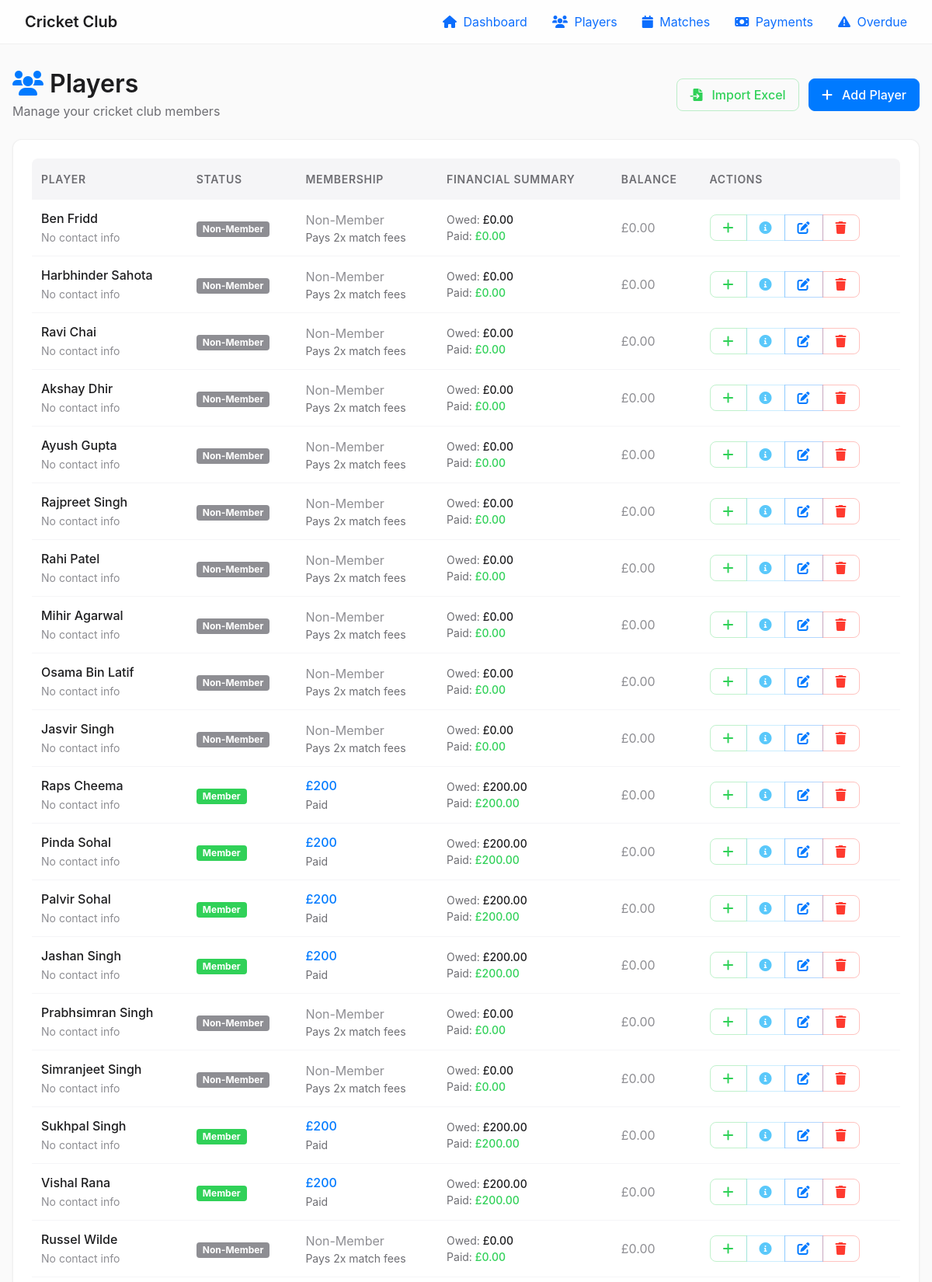
The page /players (upper part) on the database its author committed.
### app.py (models this page shows, shortened)
class Player(db.Model):
    id = db.Column(db.Integer, primary_key=True)
    name = db.Column(db.String(100), nullable=False)
    is_member = db.Column(db.Boolean, default=True)
    contact_info = db.Column(db.String(200))
    membership_fee = db.Column(db.Float, default=200.0)  # Standard membership fee for all members
    historical_match_fees_owed = db.Column(db.Float, default=0.0)  # Historical match fees owed from imports
    membership_status = db.Column(db.String(50), default='Paid')  # Unpaid, Part Paid, Paid, Sponsorship
    payments = db.relationship('Payment', backref='player', lazy=True, cascade='all, delete-orphan')
    attendances = db.relationship('MatchAttendance', backref='player', lazy=True, cascade='all, delete-orphan')
    def total_paid(self):
        return sum(p.amount for p in self.payments)
    def total_owed(self):
        match_fees = 0
        for attendance in self.attendances:
            if self.is_member:
                match_fees += attendance.match.fee
            else:
                match_fees += attendance.match.fee * 2  # Non-members pay double
        membership_owed = self.membership_fee if self.is_member else 0
        historical_owed = self.historical_match_fees_owed or 0
        return match_fees + membership_owed + historical_owed
    def balance(self):
        return self.total_owed() - self.total_paid()

class Payment(db.Model):
    id = db.Column(db.Integer, primary_key=True)
    player_id = db.Column(db.Integer, db.ForeignKey('player.id'), nullable=False)
    match_id = db.Column(db.Integer, db.ForeignKey('match.id'), nullable=True)  # null for non-match payments
    date = db.Column(db.DateTime, default=datetime.utcnow)
    amount = db.Column(db.Float, nullable=False)
    method = db.Column(db.String(20))  # 'cash', 'bank'
    payment_type = db.Column(db.String(20), default='match_fee')  # 'match_fee', 'membership', 'other'

### app.py (the view)
@app.route('/players')
def players():
    players = Player.query.order_by(Player.id.desc()).all()
    return render_template('players.html', players=players)

### templates/players.html (shortened to what this page needs)
{% extends "base.html" %}
{% block content %}
<div class="d-flex justify-content-between align-items-center mb-4">
    <div>
        <h1 style="font-weight: 600; font-size: 2rem; color: #1d1d1f; margin-bottom: 4px;">
            <i class="fas fa-users me-2" style="color: #007aff;"></i>Players
        </h1>
        <p style="color: #6e6e73; margin: 0;">Manage your cricket club members</p>
    </div>
    <div>
        <a href="{{ url_for('import_players') }}" class="btn btn-outline-success me-2">
            <i class="fas fa-file-import me-1"></i> Import Excel
        </a>
        <a href="{{ url_for('add_player') }}" class="btn btn-primary">
            <i class="fas fa-plus me-1"></i> Add Player
        </a>
    </div>
</div>
<div class="card">
    <div class="card-body" style="padding: 24px;">
        <div class="table-responsive">
            <table class="table table-hover">
                <thead>
                    <tr>
                        <th>Player</th>
                        <th>Status</th>
                        <th>Membership</th>
                        <th>Financial Summary</th>
                        <th>Balance</th>
                        <th>Actions</th>
                    </tr>
                </thead>
                <tbody>
                    {% for player in players %}
                    <tr>
                        <td>
                            <div style="font-weight: 500; color: #1d1d1f;">{{ player.name }}</div>
                            <small style="color: #8e8e93;">{{ player.contact_info or 'No contact info' }}</small>
                        </td>
                        <td>
                            {% if player.is_member %}
                            <span class="badge"
                                style="background: #30d158; color: white; padding: 4px 8px;">Member</span>
                            {% else %}
                            <span class="badge"
                                style="background: #8e8e93; color: white; padding: 4px 8px;">Non-Member</span>
                            {% endif %}
                        </td>
                        <td>
                            {% if player.is_member %}
                            <div style="font-weight: 500; color: #007aff;">&pound;{{ "%.0f"|format(player.membership_fee) }}</div>
                            <small style="color: #6e6e73;">{{ player.membership_status }}</small>
                            {% else %}
                            <span style="color: #8e8e93;">Non-Member</span>
                            <small style="color: #6e6e73; display: block;">Pays 2x match fees</small>
                            {% endif %}
                        </td>
                        <td>
                            <div style="font-size: 0.875rem;">
                                                            <div style="color: #6e6e73;">Owed: <span style="color: #1d1d1f; font-weight: 500;">&pound;{{
                                "%.2f"|format(player.total_owed()) }}</span></div>
                            <div style="color: #6e6e73;">Paid: <span style="color: #30d158; font-weight: 500;">&pound;{{
                                "%.2f"|format(player.total_paid()) }}</span></div>
                            </div>
                        </td>
                        <td>
                            {% if player.balance() > 0 %}
                            <span class="balance-negative" style="font-weight: 600;">&pound;{{ "%.2f"|format(player.balance())
                                }}</span>
                            {% elif player.balance() < 0 %} <span class="balance-positive" style="font-weight: 600;">&pound;{{
                                "%.2f"|format(player.balance()|abs) }}</span>
                                {% else %}
                                <span style="color: #8e8e93;">&pound;0.00</span>
                                {% endif %}
                        </td>
                        <td>
                            <div class="btn-group" role="group">
                                <a href="{{ url_for('add_payment') }}?player_id={{ player.id }}"
                                    class="btn btn-outline-success btn-sm" title="Add Payment">
                                    <i class="fas fa-plus"></i>
                                </a>
                                <button type="button" class="btn btn-outline-info btn-sm"
                                    onclick="showPlayerDetails('{{ player.id }}')" title="View Details">
                                    <i class="fas fa-info-circle"></i>
                                </button>
                                <a href="{{ url_for('edit_player', player_id=player.id) }}"
                                    class="btn btn-outline-primary btn-sm" title="Edit Player">
                                    <i class="fas fa-edit"></i>
                                </a>
                                <button type="button" class="btn btn-outline-danger btn-sm" title="Delete Player"
                                    onclick="showDeleteConfirmation('{{ player.name }}', '{{ player.id }}')">
                                    <i class="fas fa-trash"></i>
                                </button>
                            </div>
                        </td>
                    </tr>
                    {% endfor %}
                </tbody>
            </table>
        </div>
    </div>
</div>
{% endblock %}

### static/style.css (style rules this page uses)
:root { --color-primary: #007aff; --color-primary-hover: #0056cc; --color-success: #30d158; --color-success-hover: #28cd4f; --color-warning: #ff9500; --color-danger: #ff3b30; --color-info: #5ac8fa; --color-text-primary: #1d1d1f; --color-text-secondary: #6e6e73; --color-text-tertiary: #8e8e93; --color-background: #fafafa; --color-surface: #ffffff; --color-border: rgba(0, 0, 0, 0.06); --color-border-light: #f5f5f7; --color-border-medium: #d2d2d7; --font-family-system: -apple-system, BlinkMacSystemFont, 'SF Pro Display', 'Segoe UI', system-ui, sans-serif; --font-weight-regular: 400; --font-weight-medium: 500; --font-weight-semibold: 600; --font-weight-bold: 700; --font-size-xs: 0.75rem; --font-size-sm: 0.875rem; --font-size-base: 1rem; --font-size-lg: 1.125rem; --font-size-xl: 1.25rem; --font-size-2xl: 1.5rem; --font-size-3xl: 2rem; --font-size-4xl: 2.5rem; --line-height-tight: 1.25; --line-height-normal: 1.5; --line-height-relaxed: 1.625; --space-xs: 0.25rem; --space-sm: 0.5rem; --space-md: 0.75rem; --space-lg: 1rem; --space-xl: 1.5rem; --space-2xl: 2rem; --space-3xl: 3rem; --radius-sm: 0.5rem; --radius-md: 0.75rem; --radius-lg: 1rem; --shadow-sm: 0 1px 3px rgba(0, 0, 0, 0.05); --shadow-md: 0 4px 12px rgba(0, 0, 0, 0.08); --shadow-lg: 0 10px 40px rgba(0, 0, 0, 0.15); --transition-fast: 0.15s ease; --transition-normal: 0.2s ease; --transition-slow: 0.3s ease; --container-max-width: 1200px; --header-height: 4rem; }
*, *::before, *::after { box-sizing: border-box; }
* { margin: 0; padding: 0; }
html { font-size: 16px; scroll-behavior: smooth; }
body { font-family: var(--font-family-system); font-size: var(--font-size-base); font-weight: var(--font-weight-regular); line-height: var(--line-height-normal); color: var(--color-text-primary); background-color: var(--color-background); -webkit-font-smoothing: antialiased; -moz-osx-font-smoothing: grayscale; }
input, button, textarea, select { font: inherit; }
p, h1, h2, h3, h4, h5, h6 { overflow-wrap: break-word; }
.card { background: var(--color-surface); border: 1px solid var(--color-border); border-radius: var(--radius-md); box-shadow: var(--shadow-sm); transition: box-shadow var(--transition-normal); overflow: hidden; }
.card-body { padding: var(--space-xl); }
.table { width: 100%; border-collapse: separate; border-spacing: 0; color: var(--color-text-primary); }
.table th { background-color: var(--color-border-light); font-weight: var(--font-weight-semibold); font-size: var(--font-size-sm); color: var(--color-text-secondary); text-transform: uppercase; letter-spacing: 0.05em; border: none; padding: var(--space-lg) var(--space-md); text-align: left; position: sticky; top: 0; z-index: 10; }
.table th:first-child { border-top-left-radius: var(--radius-sm); }
.table th:last-child { border-top-right-radius: var(--radius-sm); }
.table td { border: none; padding: var(--space-md); border-bottom: 1px solid var(--color-border-light); vertical-align: middle; }
.table tbody tr { transition: background-color var(--transition-fast); }
.btn { display: inline-flex; align-items: center; justify-content: center; gap: var(--space-sm); padding: var(--space-sm) var(--space-lg); border-radius: var(--radius-sm); font-size: var(--font-size-base); font-weight: var(--font-weight-medium); text-decoration: none; border: 1px solid transparent; cursor: pointer; transition: all var(--transition-normal); white-space: nowrap; }
.btn-primary { background-color: var(--color-primary); color: white; border-color: var(--color-primary); }
.btn-outline-primary { color: var(--color-primary); border-color: rgba(0, 122, 255, 0.3); background-color: transparent; }
.btn-outline-success { color: var(--color-success); border-color: rgba(48, 209, 88, 0.3); background-color: transparent; }
.btn-outline-info { color: var(--color-info); border-color: rgba(90, 200, 250, 0.3); background-color: transparent; }
.btn-outline-danger { color: var(--color-danger); border-color: rgba(255, 59, 48, 0.3); background-color: transparent; }
.d-flex { display: flex; }
.align-items-center { align-items: center; }
.justify-content-between { justify-content: space-between; }
.mb-4 { margin-bottom: var(--space-lg); }

### rows shown on the page
Player: name "Ben Fridd", contact_info "No contact info", shows "Non-Member", shows "Pays 2x match fees", total_owed "0.00", total_paid "0.00", shows "£0.00"
Player: name "Harbhinder Sahota", contact_info "No contact info", shows "Non-Member", shows "Pays 2x match fees", total_owed "0.00", total_paid "0.00", shows "£0.00"
Player: name "Ravi Chai", contact_info "No contact info", shows "Non-Member", shows "Pays 2x match fees", total_owed "0.00", total_paid "0.00", shows "£0.00"
Player: name "Akshay Dhir", contact_info "No contact info", shows "Non-Member", shows "Pays 2x match fees", total_owed "0.00", total_paid "0.00", shows "£0.00"
Player: name "Ayush Gupta", contact_info "No contact info", shows "Non-Member", shows "Pays 2x match fees", total_owed "0.00", total_paid "0.00", shows "£0.00"
Player: name "Rajpreet Singh", contact_info "No contact info", shows "Non-Member", shows "Pays 2x match fees", total_owed "0.00", total_paid "0.00", shows "£0.00"
Player: name "Rahi Patel", contact_info "No contact info", shows "Non-Member", shows "Pays 2x match fees", total_owed "0.00", total_paid "0.00", shows "£0.00"
Player: name "Mihir Agarwal", contact_info "No contact info", shows "Non-Member", shows "Pays 2x match fees", total_owed "0.00", total_paid "0.00", shows "£0.00"
Player: name "Osama Bin Latif", contact_info "No contact info", shows "Non-Member", shows "Pays 2x match fees", total_owed "0.00", total_paid "0.00", shows "£0.00"
Player: name "Jasvir Singh", contact_info "No contact info", shows "Non-Member", shows "Pays 2x match fees", total_owed "0.00", total_paid "0.00", shows "£0.00"
Player: name "Raps Cheema", contact_info "No contact info", shows "Member", membership_fee "200", membership_status "Paid", total_owed "200.00", shows "£0.00"
Payment: total_paid "200.00"
Player: name "Pinda Sohal", contact_info "No contact info", shows "Member", membership_fee "200", membership_status "Paid", total_owed "200.00", shows "£0.00"
Payment: total_paid "200.00"
Player: name "Palvir Sohal", contact_info "No contact info", shows "Member", membership_fee "200", membership_status "Paid", total_owed "200.00", shows "£0.00"
Payment: total_paid "200.00"
Player: name "Jashan Singh", contact_info "No contact info", shows "Member", membership_fee "200", membership_status "Paid", total_owed "200.00", shows "£0.00"
Payment: total_paid "200.00"
Player: name "Prabhsimran Singh", contact_info "No contact info", shows "Non-Member", shows "Pays 2x match fees", total_owed "0.00", total_paid "0.00", shows "£0.00"
Player: name "Simranjeet Singh", contact_info "No contact info", shows "Non-Member", shows "Pays 2x match fees", total_owed "0.00", total_paid "0.00", shows "£0.00"
Player: name "Sukhpal Singh", contact_info "No contact info", shows "Member", membership_fee "200", membership_status "Paid", total_owed "200.00", shows "£0.00"
Payment: total_paid "200.00"
Player: name "Vishal Rana", contact_info "No contact info", shows "Member", membership_fee "200", membership_status "Paid", total_owed "200.00", shows "£0.00"
Payment: total_paid "200.00"
Player: name "Russel Wilde", contact_info "No contact info", shows "Non-Member", shows "Pays 2x match fees", total_owed "0.00", total_paid "0.00", shows "£0.00"
